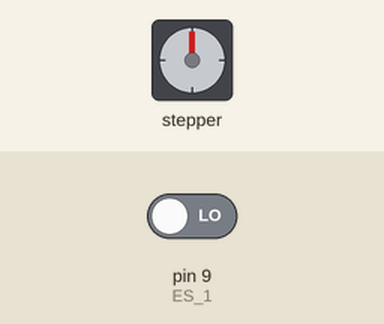
This sketch was run on a simulated Arduino Uno, built with avr-gcc and run on an emulated ATmega328P. Shown: stepper motor. Wiring (inferred from the names in the program): stepper motor driver (200 steps per turn assumed): step pin 2; direction pin 5; enable pin 8. Inputs (shaded band) come from the test bench; at power-on: pin 9 (ES_1) LOW.

Above: at 0.1 s.
At 23.2 s:
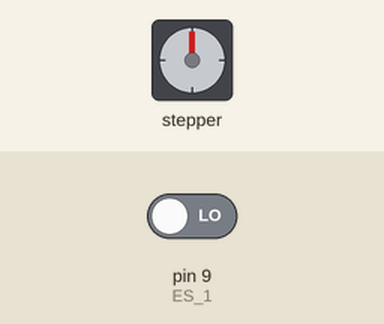
23.3 s: pin 9 (ES_1) driven HIGH
45.3 s: pin 9 (ES_1) driven LOW
At 46.0 s:
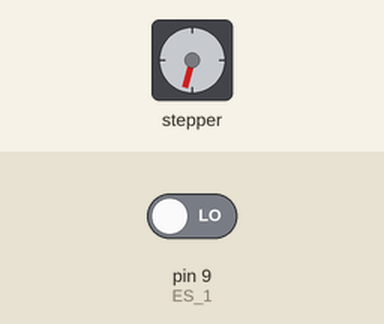
67.3 s: pin 9 (ES_1) driven HIGH
Timing chart, 0 to 103.8 s (numbered marks = the images above; inputs shaded):
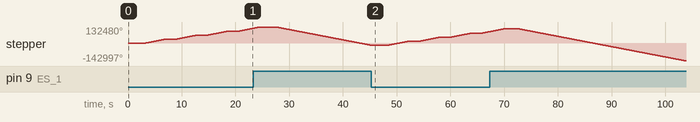

The sketch:

running_test_short_track.ino
```cpp
// 軌道套組

#define X_DIR    5   //第5腳位控制X轴馬達方向
#define X_STP    2   //第2腳位控制X轴馬達步數
#define en       8   //馬達使能
#define ES_1     9   //第9腳位為最小值機械開關接收訊號

void setup() {
  pinMode(X_DIR,OUTPUT);
  pinMode(X_STP,OUTPUT);
  pinMode(en,OUTPUT);
  digitalWrite(en,LOW);
  pinMode(ES_1, INPUT);
}

void run_cm(int cm) {
  // this HW config: 3200 steps = 40 mm = 4cm
  int steps = int(cm / 4.0 * 3200);
  for (int i = 0; i < steps; i++) {
      // once high-low stands for one step
      digitalWrite(X_DIR, HIGH);
      digitalWrite(X_STP, HIGH);
      delayMicroseconds(100);
      digitalWrite(X_STP, LOW);
      delayMicroseconds(100);
  }
}

void loop() {
  //先歸零直到觸發歸零限位開關就停止
  while(digitalRead(ES_1)==HIGH){
    digitalWrite(X_DIR, LOW);
    digitalWrite(X_STP, HIGH);
    delayMicroseconds(100);
    digitalWrite(X_STP, LOW);
    delayMicroseconds(100);
  }
  delay(3000);
  // run 23cm * 4 = 92cm for the short version track, 20200628
  for (int i = 0; i < 4; i++) {
    run_cm(23);
    delay(2000);
  }
  delay(1000);
}
```
